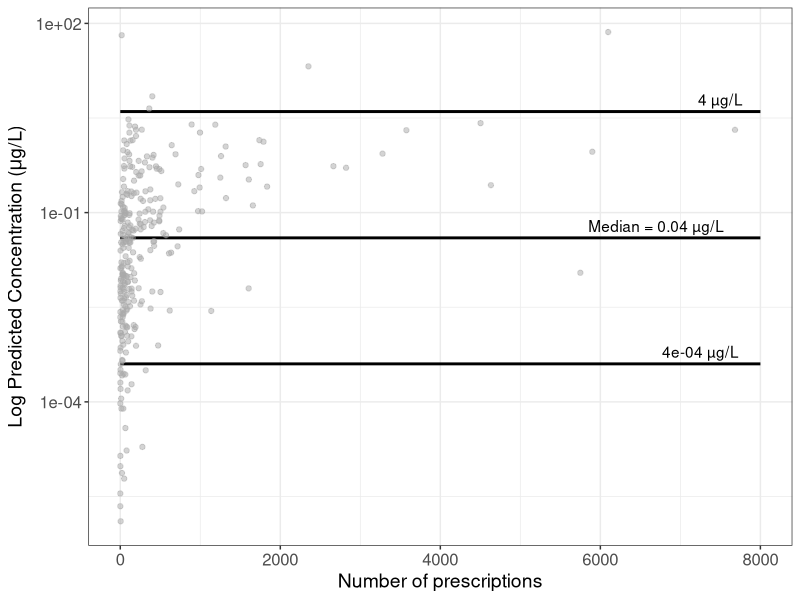
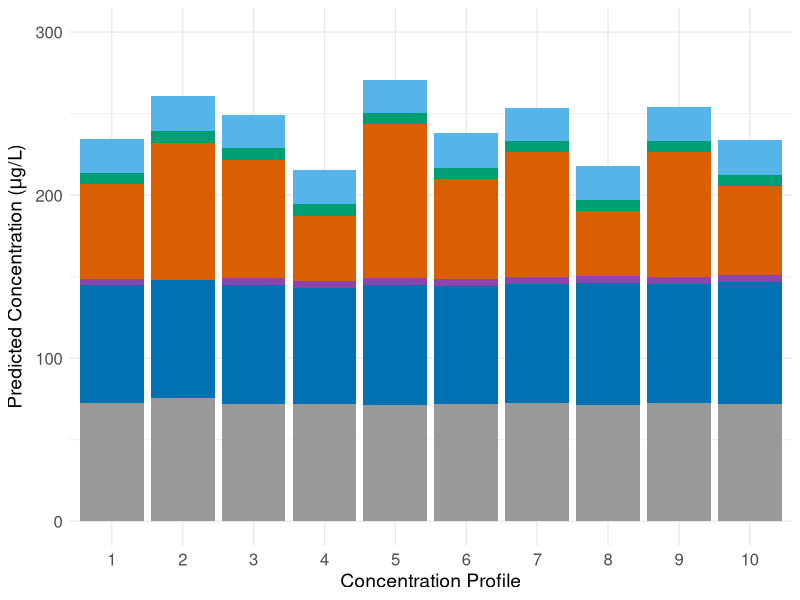
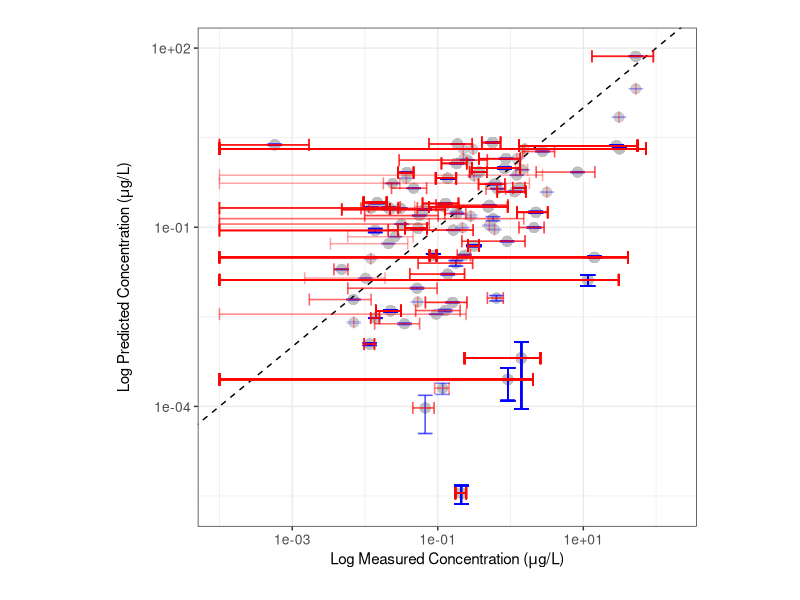
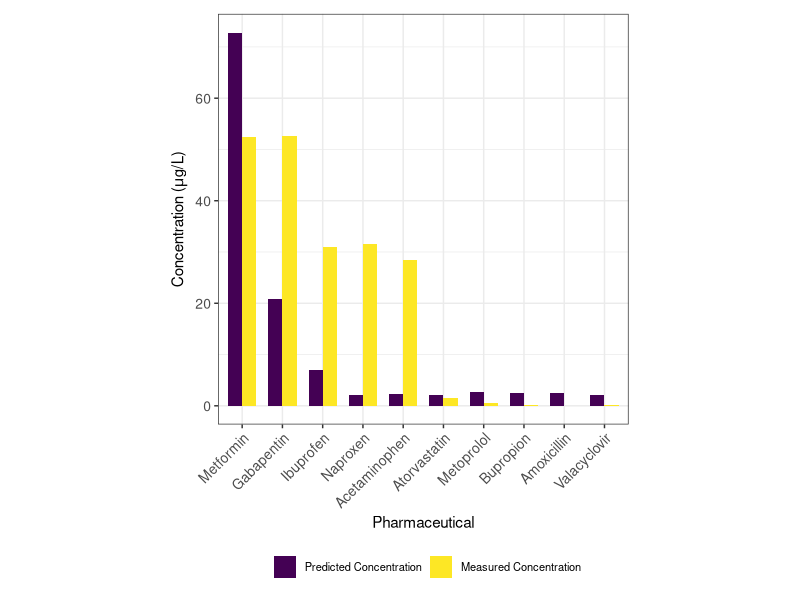
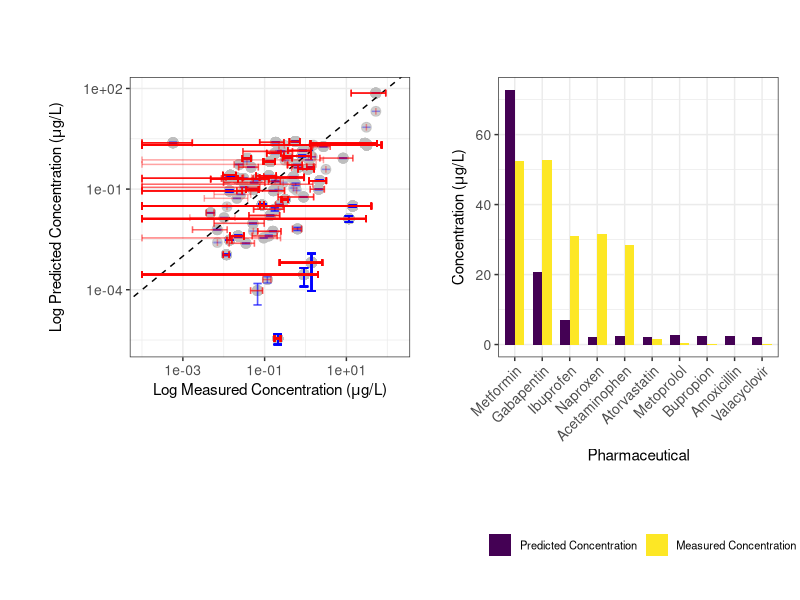

Write R code to recreate these figures, in order.
################################################################################
# Title: pharmflush.R

# Description:
# Using PharmUse database, runs binomial probability distribution model
# PharmFlush and generates 100 concentration profiles for each pharmaceutical in
# PharmUse. Averaging over these profiles gives the average profile for each 
# pharmaceutical. Predicted concentrations are compared across sewershed sizes
# by running this script with different values of wastewater_pop_size parameter.
# Values are compared to literature-reported concentrations. Various data
# visualizations are provided to examine these relationships.
 
################################################################################

# import libraries
library("stats")
library("tidyverse")
library("viridis")
library("svglite")
library("patchwork")

################################################################################
# PharmFlush model creation
################################################################################

# load PharmUse database
pharmuse = read.csv("pharmuse.csv")

# Define model parameters
n = 26847 # size of representative sample (obtained from MEPS 2020
          # documentation, Table 3.2)
ww_volume_per_capita = 310.404 # average American wastewater production per
                               # capita per day, source: Dieter et al., 2018
wastewater_pop_size = 100000 # size of sewershed (change for different sizes)
pop_wastewater_volume = wastewater_pop_size * ww_volume_per_capita # total wastewater
                                                                   # volume for sewershed
                                                                   # of given size
x = 0:wastewater_pop_size # range of number of prescriptions detected in
                          # sewershed any given day for given drug
p = 0 # initialize probability of detecting certain pharmaceutical on any given day
avg_mass = 0 # initialize avg mass per day variable for each pharmaceutical

# pull relevant variables from PharmUse
drugs = pharmuse$Pharmaceutical
avg_DD = pharmuse$Average_Daily_Dosage
prescrips = pharmuse$Number_of_Prescriptions
durations = pharmuse$Average_Duration_per_Prescription

# calculate probability of detecting each pharmaceutical on any given day and 
# create list of average daily mass for each pharmaceutical
for (i in 1:length(drugs)){
  p[i] = (prescrips[i]*durations[i])/(n*365) 
  avg_mass[i] = avg_DD[i]
}

# Calculate probability P of detecting exactly x prescriptions for given drug in
# sewershed of size n with detection probability p
P = list()
for (i in 1:length(drugs)){ 
  new_P = dbinom(x,wastewater_pop_size,p[i]) 
  P = append(P, list(new_P))
}

# convert P to data frame and label each column by drug name
P = data.frame(P)
names(P) = drugs

# add number of prescriptions detected (x variable) to P
P = P %>%
  mutate(Number_prescrips_detected = x)

# name common column and all drug columns to allow splitting into separate df's
Number_prescrips_detected = "Number_prescrips_detected"
drug_col_names = colnames(P)[!colnames(P) %in% Number_prescrips_detected]

# Split the data frame into separate data frames for each drug with number of
# prescriptions detected and probability of each number of prescriptions being
# detected 
drug_dataframes = lapply(drug_col_names, function(drug_col) {
  split_df = P[c(Number_prescrips_detected, drug_col)]
  colnames(split_df)[2] = "Probability"  
  return(split_df)
})
names(drug_dataframes) = drugs

# randomly pull (# prescriptions, Probability) pairs for each drug to randomly
# construct wastewater flows by bootstrapping (generating 100 possible drug
# concentration profiles or ensembles)
set.seed(123) 
sampled_dataframes = list()
sample_size = 100 

for (i in 1:length(drugs)) {
  drug_df = drug_dataframes[[i]] 
  prob_distribution = drug_df[2]
  sampled_rows = sample(nrow(drug_df), size = sample_size, replace = TRUE,
                        prob=unlist(prob_distribution)) 
  sampled_df = drug_df[sampled_rows, ]
  sampled_df$Drug = drugs[i]
  sampled_dataframes[[i]] = sampled_df
}

final_sampled_data = do.call(rbind, sampled_dataframes)

# randomly combine results to get sample_size number of drug profiles
ensemble_drug_profiles = list()
for (i in 1:sample_size){
selected_rows = final_sampled_data[seq(i, nrow(final_sampled_data),
                                       by = sample_size), ]
ensemble = data.frame(
  Drug = selected_rows$Drug,
  Number_prescrips_detected = selected_rows$Number_prescrips_detected,
  Probability = selected_rows$Probability
)
ensemble = ensemble %>%
  mutate(Average_daily_mass = avg_mass) %>%
  mutate(Predicted_mass = Average_daily_mass*Number_prescrips_detected) %>%
  mutate(Predicted_concentration = Predicted_mass/pop_wastewater_volume) %>%
  # divide by 4 to correct for medication non-compliance of 50% and employees'
  # contributions to wastewater flow (assume equal number of non-resident
  #  employees to residents)
  mutate(Predicted_concentration = Predicted_concentration/4) %>%
  arrange(desc(Predicted_concentration))
ensemble_drug_profiles[[i]] = ensemble
}

# get separate data frame for each drug's ensemble prediction (100 per drug)

# Initialize an empty list to store the 290 new dataframes
indiv_drug_profiles = list()

# Loop over each pharmaceutical name
for (drug in drugs) {
  
  # Initialize an empty list to collect data for this pharmaceutical across all
  # dataframes
  pharma_data = list()
  
  # Loop over the list of dataframes
  for (ensemble_drug_profile in ensemble_drug_profiles) {
    
    # Extract rows corresponding to the current pharmaceutical
    pharma_row = ensemble_drug_profile[ensemble_drug_profile$Drug == drug, ]
    
    # Add the row to the pharma_data list
    pharma_data = rbind(pharma_data, pharma_row)
  }
  
  # Combine all the data for this pharmaceutical into a single dataframe
  indiv_drug_profiles[[drug]] = pharma_data
}

# average predicted concentration for each drug to form final drug concentration
# profile that averages across all 100 ensembles for each drug
average_concs = list()
average_prescrips = list()
average_masses = list()
sem_concs = list() # SEM = standard error of mean

for (i in 1:length(indiv_drug_profiles)) {
  avg_conc = mean(unlist(indiv_drug_profiles[[i]][6]))
  avg_conc = matrix(avg_conc, ncol = 1)
  average_concs[i] = avg_conc
  avg_mass = mean(unlist(indiv_drug_profiles[[i]][5]))
  avg_mass = matrix(avg_mass, ncol = 1)
  average_masses[i] = avg_mass
  stan_dev_conc = sd(unlist(indiv_drug_profiles[[i]][6]))
  sem_conc = stan_dev_conc / sqrt(sample_size)
  sem_conc = matrix(sem_conc, ncol = 1)
  sem_concs[i] = sem_conc
  
  avg_prescrip = mean(unlist(indiv_drug_profiles[[i]][2]))
  avg_prescrip = matrix(avg_prescrip, ncol = 1)
  average_prescrips[i] = avg_prescrip
}

# put in form that is compatible with data frame
average_concs = unlist(average_concs)
average_prescrips = unlist(average_prescrips)
average_masses = unlist(average_masses)
sem_concs = unlist(sem_concs)

# make data frame for average profile for each drug
average_profile = data.frame(Drug=drugs,
                             Average_Number_Prescriptions=average_prescrips,
                             Average_Masses=average_masses,
                             Average_Predicted_Concentration=average_concs,
                             Standard_Error_Predicted_Concentration=sem_concs)
average_profile = average_profile %>%
  arrange(desc(Average_Predicted_Concentration))

# prep data frame for stacked bar graph with all ensembles

# Initialize an empty dataframe to store the results
stacked_ensembles = data.frame()

# Loop through each dataframe in the list
for (i in seq_along(ensemble_drug_profiles)) {
  
  # Extract the current dataframe
  ensemble = ensemble_drug_profiles[[i]]
  
  # Add a column indicating the index
  ensemble$Ensemble_number = i
  
  # Select relevant columns 
  ensemble_subset = ensemble[, c('Ensemble_number', 'Drug',
                                 'Predicted_concentration')]
  
  # Append the dataframe to the combined dataframe
  stacked_ensembles = rbind(stacked_ensembles, ensemble_subset)
}

# export all 100 ensembles for each pharmaceutical to csv
write.csv(stacked_ensembles,"all_ensembles_100k.csv")

# aggregate average of all 290 pharmaceuticals for each sewershed size for export
stacked_ensembles_avg = aggregate(stacked_ensembles$Predicted_concentration,
                                  list(stacked_ensembles$Drug),FUN=mean)
colnames(stacked_ensembles_avg) = c("Pharmaceutical","Predicted_concentration")
stacked_ensembles_avg$Pharmaceutical = str_to_title(stacked_ensembles_avg$Pharmaceutical)
# the averaged concentration of each pharmaceutical across all 100 ensembles
write.csv(stacked_ensembles_avg,"stacked_ensembles_avg_100k.csv")

################################################################################
# Load literature-reported concentration data for comparison.
################################################################################

# load all literature values (each observation) and pre-process
lit_search_all = read.csv("lit_values_all.csv")
lit_search_all = na.omit(lit_search_all)
lit_search_all = lit_search_all %>%
  select(-c("Sampling.date","Sampling.location","Sampling.type","Reference")) %>%
  filter(Influent_concentration != "ND") %>%
  filter(Influent_concentration != "78-10900") %>%
  mutate(Influent_concentration = case_when(Influent_concentration=="1 373.5" ~
                                              "1373.5",
                                            Influent_concentration=="1 280.8" ~
                                              "1280.8",
                                            Influent_concentration=="1 096.0" ~
                                              "1096.0",
                                            .default=Influent_concentration)) %>%
  mutate(Influent_concentration = trimws(gsub(",",'',Influent_concentration))) %>%
  mutate(Influent_concentration = as.numeric(Influent_concentration)) %>%
  mutate(Influent_concentration = case_when(Pharmaceutical=="Pseudoephedrine + ephedrine" ~
                                              Influent_concentration/2,
                                            .default=Influent_concentration)) %>%
  mutate(Pharmaceutical = case_when(Pharmaceutical=="Pseudoephedrine + ephedrine" ~
                                      "Pseudoephedrine",
                          .default=Pharmaceutical)) %>%
  mutate(Influent_concentration = Influent_concentration/1000) # convert ng/L to ug/L

# find standard error of lit reported values
lit_search_std_error = lit_search_all %>%
  group_by(Pharmaceutical) %>%
  summarise(
    Count = n(),
    Standard_Error_Lit_Concentration = sd(Influent_concentration, na.rm = TRUE) / sqrt(n())
  ) %>%
  mutate(Standard_Error_Lit_Concentration = ifelse(is.na(Standard_Error_Lit_Concentration),
                                                   0, Standard_Error_Lit_Concentration))

# create data frame to compare predicted to lit reported values
average_profile_comp_all = average_profile %>%
  rename(Pharmaceutical=Drug)
average_profile_comp_all$Pharmaceutical = trimws(tolower(average_profile_comp_all$Pharmaceutical))
lit_search_all$Pharmaceutical = trimws(tolower(lit_search_all$Pharmaceutical))
lit_comp_all = lit_search_all %>%
  left_join(average_profile_comp_all, by = "Pharmaceutical") 

# join with standard error dataframe
lit_comp_all$Pharmaceutical = trimws(lit_comp_all$Pharmaceutical)
lit_search_std_error$Pharmaceutical = trimws(lit_search_std_error$Pharmaceutical)
lit_search_std_error$Pharmaceutical = tolower(lit_search_std_error$Pharmaceutical)
lit_comp_all = lit_comp_all %>%
  left_join(lit_search_std_error, by="Pharmaceutical") %>% 
  select(-c("Count","Average_Number_Prescriptions","Average_Masses"))

# load summary statistics of literature-reported data (mean, median, etc.)
lit_search_summ = read.csv("lit_values_summary.csv")
lit_search_summ$Pharmaceutical = toupper(lit_search_summ$Pharmaceutical)

# pre-process summary data
lit_search_summ = lit_search_summ %>%
  select(c("Pharmaceutical","Mean","Median")) %>%
  filter(Pharmaceutical != "WARFARIN" & Pharmaceutical != "NALTREXONE" & Pharmaceutical != "RISPERIDONE") %>%
  mutate(Mean = as.numeric(Mean)) %>%
  mutate(Median = as.numeric(Median)) %>%
  mutate(Mean = case_when(Pharmaceutical=="PSEUDOEPHEDRINE + EPHEDRINE" ~
                            Mean/2,
                          .default=Mean)) %>%
  mutate(Median = case_when(Pharmaceutical=="PSEUDOEPHEDRINE + EPHEDRINE" ~
                              Median/2,
                            .default=Median)) %>%
  mutate(Pharmaceutical = case_when(Pharmaceutical=="PSEUDOEPHEDRINE + EPHEDRINE" ~
                                      "PSEUDOEPHEDRINE",
                                     .default=Pharmaceutical)) %>%
  mutate(Median = Median/1000) %>% # convert ng/L to ug/L
  mutate(Mean = Mean/1000) # convert ng/L to ug/L

# join with predicted concentrations for comparison
average_profile_comp_summ = average_profile %>%
  rename(Pharmaceutical=Drug)
average_profile_comp_summ$Pharmaceutical = trimws(tolower(average_profile_comp_summ$Pharmaceutical))
lit_search_summ$Pharmaceutical = trimws(tolower(lit_search_summ$Pharmaceutical))
lit_comp_summ = lit_search_summ %>%
  left_join(average_profile_comp_summ, by = "Pharmaceutical") %>%
  arrange(desc(Average_Predicted_Concentration)) %>%
  select(-c(Average_Number_Prescriptions,Average_Masses,
            Standard_Error_Predicted_Concentration)) %>%
  mutate(Difference = abs(Mean-Average_Predicted_Concentration)) %>%
  mutate(PEC_MEC_ratio = Average_Predicted_Concentration/Mean)

################################################################################
# Data visualization
################################################################################

# Figure 2 code: Average predicted concentration across 100 ensembles vs average
# number of prescriptions 
median_val = median(average_profile$Average_Predicted_Concentration)
labels = c("Median = 0.04 \U00B5g/L",
            "4e-04 \U00B5g/L",
            "4 \U00B5g/L")
annotations = data.frame(
  x = c(6700,7250,7500),  
  y = c(median_val, 4e-04, 4),  
  label = labels
)
avg_plot = ggplot(average_profile, aes(x=Average_Number_Prescriptions,
                            y=Average_Predicted_Concentration)) + 
  scale_y_log10() + 
  annotate("segment", x = 0, y = median_val, xend = 8000, yend = median_val,
           color = "black",
           linewidth=1) + 
  annotate("segment", x = 0, y = 4e-04, xend = 8000, yend = 4e-04, 
           color = "black",
           linewidth=1) + 
  annotate("segment", x = 0, y = 4, xend = 8000, yend = 4, color = "black",
           linewidth=1) + 
  geom_text(data = annotations, aes(x = x, y = y, label = label), vjust = -0.5,
            color="black") +
  geom_point(color = "darkgray",alpha=0.5) + 
  guides(color = "none") +
  labs(x="Number of prescriptions",
       y=expression("Log Predicted Concentration ("*mu*"g/L)"),
       color="Pharmaceuticals") +
  theme_bw() + 
  theme(axis.title.x = element_text(size = 14),  
        axis.title.y = element_text(size = 14),  
        axis.text.x = element_text(size = 12),   
        axis.text.y = element_text(size = 12)) 
ggsave("average_drug_conc_plot.svg", plot = avg_plot, width = 5, height = 5,
       device="svg")

# Figure 3 code:

# get all pharmaceuticals over 10 ensembles with concentration < 4 ug/L
# (arbitrary cutoff for visualization)
stacked_ensembles_lessthan4 = stacked_ensembles %>%
  filter(Ensemble_number <= 10) %>%
  filter(Predicted_concentration < 4)
# sum up concentrations less than 4 ug/L
stacked_ensembles_lessthan4 = aggregate(stacked_ensembles_lessthan4$Predicted_concentration,
                                        list(stacked_ensembles_lessthan4$Ensemble_number),
                                        FUN=sum)
stacked_ensembles_lessthan4 = stacked_ensembles_lessthan4 %>%
  mutate(Drug = "Others") %>%
  relocate(Drug, .after=Group.1)
colnames(stacked_ensembles_lessthan4) = c("Ensemble_number","Drug",
                                          "Predicted_concentration")

# get all pharmaceuticals over 10 ensembles with concentration >= 4 ug/L
stacked_ensembles_greaterthan4 = stacked_ensembles %>%
  filter(Ensemble_number <= 10) %>%
  filter(Predicted_concentration >= 4)
stacked_ensembles_greaterthan4$Drug = str_to_title(stacked_ensembles_greaterthan4$Drug)

# merge sums < 4 for each ensemble with pharmaceuticals > 4 for each ensemble
stacked_ensembles_filtered = rbind(stacked_ensembles_greaterthan4,
                                   stacked_ensembles_lessthan4)

# # color palette for wastewater_pop_size = 100
# color_palette = c(
#   "Metformin"="#0072B2",
#   "Naproxen"="#CC7722",
#   "Gabapentin"="#56B4E9",
#   "Ibuprofen"="#009E73",
#   "Levetiracetam"="#8E44AD",
#   "Others"="#999999",
#   "Icosapent"="#E41A1C",
#   "Labetalol"="#4682B4",
#   "Bupropion"="#8A9B0F",
#   "Aspirin"="#E69F00",
#   "Acyclovir"="#5E3370",
#   "Mesalamine"="#00BFC4",
#   "Acetaminophen"="#FB8072",
#   "Diltiazem"="#007C7A",
#   "Gemfibrozil"="#556B2F",
#   "Ranolazine"="#A62A29",
#   "Methocarbamol"="#FFC300",
#   "Divalproex Sodium"="#DDA0DD",
#   "Mycophenolate Mofetil"="#FF8C00",
#   "Carbamazepine"="#DA70D6",
#   "Losartan"="#8B4513",
#   "Amoxicillin"='#C19A6B',
#   "Cephalexin"="#FF00FF",
#   "Dorzolamide"="#00B140",
#   "Celecoxib"="#F4A460",
#   "Quetiapine"="#1E90FF",
#   "Hydralazine"="#32CD32"
# )

# color palette for wastewater_pop_size = 1000
# color_palette = c(
#   "Metformin"="#0072B2",
#   "Gabapentin"="#56B4E9",
#   "Ibuprofen"="#009E73",
#   "Levetiracetam"="#8E44AD",
#   "Others"="#999999",
#   "Icosapent"="#E41A1C",
#   "Bupropion"="#8A9B0F",
#   "Aspirin"="#E69F00",
#   "Mesalamine"="#00BFC4",
#   "Acetaminophen"="#FB8072",
#   "Methocarbamol"="#FFC300",
#   "Amoxicillin"="#2E8B57",
#   "Lactulose" ="#D95F02"
# )

# # color palette for wastewater_pop_size = 100000 or 1 million
color_palette = c("Metformin"="#0072B2", "Lactulose"="#D95F02",
                   "Gabapentin"="#56B4E9", "Ibuprofen"="#009E73",
                   "Levetiracetam"="#8E44AD","Others"="#999999")

drug_stacked = ggplot(stacked_ensembles_filtered, aes(x = as.factor(Ensemble_number),
                                       y = Predicted_concentration,
                                       fill = Drug)) +
  geom_bar(stat = "identity", position = "stack") +
  scale_fill_manual(values = color_palette) + 
  labs(x = "Concentration Profile",
       y = expression("Predicted Concentration ("*mu*"g/L)"),
       fill="Pharmaceutical") +
  theme_minimal() + 
  coord_cartesian(ylim = c(0, 300)) + # use for 100k and 1mil plots only
  theme(axis.title.x = element_text(size = 14),  
        axis.title.y = element_text(size = 14),  
        axis.text.x = element_text(size = 12),   
        axis.text.y = element_text(size = 12)) +
  guides(fill="none") 
ggsave("drug_ensembles_100k.svg", plot = drug_stacked, width = 5, height = 5,
         device="svg")

# Figure 4 code:

# 4a: compare lit search data to model output in scatterplot

# prep error bars with 95% CI

# find t score
alpha = 0.05
degrees_of_freedom = dim(lit_comp_all)[1] - 1
t_score = qt(p=alpha/2, df=degrees_of_freedom,lower.tail=F)

# find margin of error  
lit_comp_all = lit_comp_all %>%
  mutate(Margin_error_predicted = t_score*Standard_Error_Predicted_Concentration) %>%
  mutate(Margin_error_measured = t_score*Standard_Error_Lit_Concentration) %>%
  group_by(Pharmaceutical) %>%
  mutate(Avg_measured = mean(Influent_concentration))

# update dataframe to include 95% confidence intervals with upper & lower bounds
ci_lit_comp = lit_comp_all %>%
  mutate(
    ymin = Average_Predicted_Concentration - Margin_error_predicted,
    ymax = Average_Predicted_Concentration + Margin_error_predicted,
    xmin = Avg_measured - Margin_error_measured,
    xmax = Avg_measured + Margin_error_measured
  )

# update dataframe to have negative values cut off to avoid NaN for error bars
ci_lit_comp$ymin = ifelse(ci_lit_comp$ymin < 0, 1E-04, ci_lit_comp$ymin)
ci_lit_comp$ymax = ifelse(ci_lit_comp$ymax < 0, 1E-04, ci_lit_comp$ymax)
ci_lit_comp$xmin = ifelse(ci_lit_comp$xmin < 0, 1E-04, ci_lit_comp$xmin)
ci_lit_comp$xmax = ifelse(ci_lit_comp$xmax < 0, 1E-04, ci_lit_comp$xmax)

comp_scatter = ggplot(ci_lit_comp, aes(x = Avg_measured, y = Average_Predicted_Concentration)) +
  geom_point(size = 3, color = "gray", alpha = 0.75) +
  scale_x_log10(expand = expansion(mult = c(0.05, 0.1))) +
  scale_y_log10() +
  geom_abline(intercept = 0, slope = 1, linetype = "dashed", color = "black") +
  geom_errorbar(aes(ymin = ymin, ymax = ymax), width = 0.2, color = "blue", alpha = 0.2) +  
  geom_errorbarh(aes(xmin = xmin, xmax = xmax), height = 0.2, color = "red", alpha = 0.2) + 
  labs(x = expression("Log Measured Concentration ("*mu*"g/L)"), 
       y = expression("Log Predicted Concentration ("*mu*"g/L)")) +
  theme_bw() +
  theme(legend.position = "none") +
  theme(axis.title.x = element_text(size = 11),  
        axis.title.y = element_text(size = 11, margin = margin(r = 10)),  
        axis.text.x = element_text(size = 10),  
        axis.text.y = element_text(size = 10),
        plot.margin = margin(20, 20, 20, 30)) +  
  theme(aspect.ratio = 1)

ggsave("comp_scatter.svg", plot = comp_scatter, width = 6, height = 6,
       device = "svg")

# 4b: make a bar graph for comparison of pharmaceuticals with 10 highest
# predicted concentrations
lit_comp_top10 = lit_comp_all %>%
  arrange(desc(Average_Predicted_Concentration)) %>%
  select(-c(Standard_Error_Predicted_Concentration,
            Standard_Error_Lit_Concentration, Margin_error_predicted,
            Margin_error_measured)) %>%
  distinct(Pharmaceutical, .keep_all = TRUE) 

lit_comp_top10 = lit_comp_top10[1:10,]

# define function to change pharmaceutical names to title case
to_title_case = function(x) {
  words = strsplit(x, " ")[[1]]
  words = paste(toupper(substr(words, 1, 1)), tolower(substr(words, 2,
                                                             nchar(words))),
                sep = "", collapse = " ")
  return(words)
}

# Apply the function to the Pharmaceutical column
lit_comp_top10$Pharmaceutical = sapply(lit_comp_top10$Pharmaceutical,
                                       to_title_case)

# Prep dataset to plot
lit_comp_long = lit_comp_top10 %>%
  pivot_longer(cols = c(Average_Predicted_Concentration, Avg_measured),
               names_to = "Variable",
               values_to = "Value") %>%
  arrange(desc(Value))

comp_bar = ggplot(lit_comp_long, aes(x = reorder(Pharmaceutical, -Value),  
                                y = Value, fill = Variable)) +
  geom_bar(stat = "identity", position = "dodge", width = 0.7) +
  labs(x = "Pharmaceutical", y = expression("Concentration ("*mu*"g/L)"),
       fill = "") +
  theme_bw() +
  scale_fill_viridis(discrete = TRUE, labels = c("Predicted Concentration",
                                                 "Measured Concentration")) + 
  theme(legend.position = "bottom",
        legend.direction="horizontal",
        legend.box="horizontal") +
  guides(fill = guide_legend(ncol=2, title='')) +
  theme(aspect.ratio=1) +
  theme(axis.text.x = element_text(angle = 45, hjust = 1, size=10)) +
  theme(axis.title.x = element_text(size = 11),  
        axis.title.y = element_text(size = 11),  
        axis.text.y = element_text(size = 10)) +
  theme(legend.text = element_text(size = 8)) +
  theme(plot.margin = margin(10, 10, 10, 10))

ggsave("comp_bar.svg", plot = comp_bar, width = 6, height = 6,
      device="svg")

# combine Fig 4a and 4b into 1 plot
 combined_plot = comp_scatter + comp_bar + 
   plot_layout(ncol = 2, widths = c(3, 3))
 ggsave("combined_plot.svg",plot=combined_plot,width=10,height=5,device="svg")
